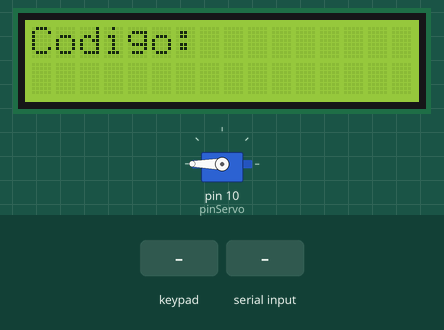
Bench run of a sketch on a simulated Arduino Uno, built with avr-gcc and run on an emulated ATmega328P. Shown: servo, 16×2 character LCD. The inputs (shaded band) are chosen by the test bench. What the sketch prints to the serial monitor is not drawn.

Above: at 1.2 s.
1.3 s: keypad keys 3 2 9 8 pressed 0.4 s apart
At 3.1 s:
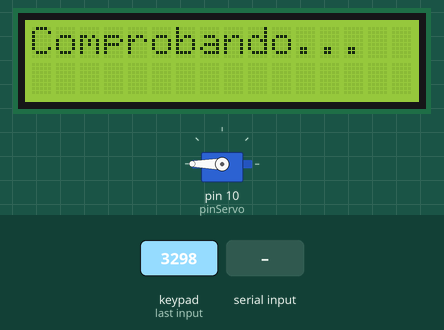
4.4 s: "1" received over Serial
At 6.9 s:
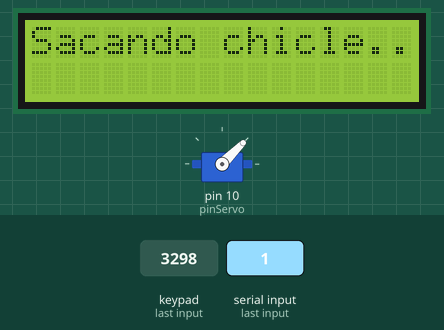
7.4 s: key '0' pressed
10.4 s: keypad keys 4 5 6 7 pressed 0.4 s apart
At 11.0 s:
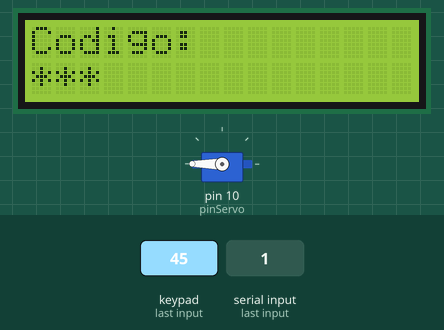
13.5 s: "0" received over Serial
At 15.3 s:
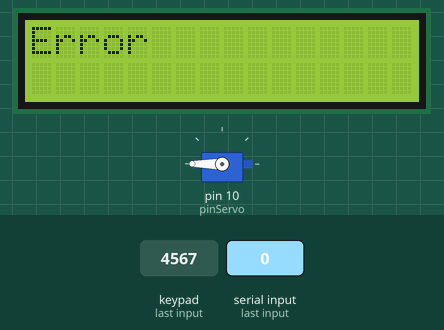
16.5 s: key '3' pressed
At 18.4 s:
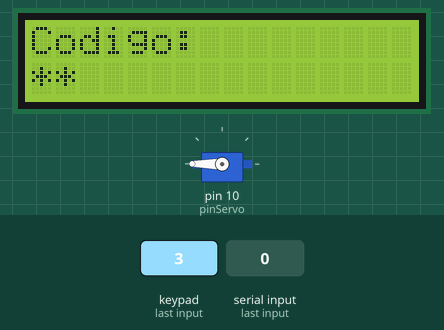
Timing chart, 0 to 19.9 s (numbered marks = the images above; inputs shaded):
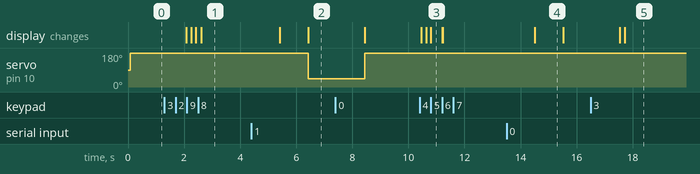

Measured:
- after the input at 1.3 s, the display: first changes after 0.78 s (image 1 shows a later state)
- after the input at 4.4 s, servo on pin 10 (pinServo): 180° → 45° after 2.0 s; the display: first changes after 1.0 s (image 2 shows a later state)
- after the input at 10.4 s, the display: first differs from a run without the input after 0.24 s (image 3 shows a later state)
- after the input at 13.5 s, the display: changes after 1.0 s (image 4)
- after the input at 16.5 s, the display: first differs from a run without the input after 1.2 s (image 5)
- what the display in image 4 shows lasts 1.0 s, from 14.5 s to 15.5 s

The sketch:

Arduino.ino
```cpp
#include <Keypad.h>
#include <Servo.h>
#include <Wire.h>
#include <LiquidCrystal_I2C.h>

Servo servo;
byte C4 = 7;
byte C3 = 6;
byte C2 = 5;
byte C1 = 4;
byte R4 = 8;
byte R3 = 9;
byte R2 = 2;
byte R1 = 3;
int pinServo = 10;

unsigned long anterior = 0;

#define I2C_ADDR 0x27

LiquidCrystal_I2C lcd(I2C_ADDR,16,2);  // set the LCD address to 0x20 for a 16 chars and 2 line display

const byte ROWS2 = 4; //four rows
const byte COLS2 = 4; //four columns

char keys2[ROWS2][COLS2] = {
  {'0', '0', '0', '0'},
  {'3', '6', '9', '0'},
  {'2', '5', '8', '0'},
  {'1', '4', '7', '0'}
};

byte rowPins2[ROWS2] = {3, 2, 9, 8};
byte colPins2[COLS2] = {4, 5, 6, 7};

Keypad keypad = Keypad( makeKeymap(keys2), rowPins2, colPins2, ROWS2, COLS2 );

int estado = 0;
String leido = "";

void setup() {
  Serial.begin(9600);
  keypad.setHoldTime(250);
  servo.attach(pinServo);
  lcd.init();
  lcd.backlight();
}

void loop() {
  switch (estado) {
    case 0:
      leer();
      break;
    case 1:
      comprobar();
      break;
    case 2:
      moverServo();
      break;
  }
}

void leer() {
  lcd.clear();
  lcd.setCursor(0, 0);
  lcd.print("Codigo: ");
  lcd.setCursor(0, 1);
  servo.write(180);
  delay(2000);
  leido = "";
  while (true) {
    char tecla = keypad.getKey();
    if ( tecla ) {
      lcd.print('*');
      leido += tecla;
      if ( leido.length() == 4) {
        break;
      }
    }
  }
  estado = 1;
}

void comprobar() {
  lcd.clear();
  lcd.setCursor(0, 0);
  lcd.print("Comprobando...");
  Serial.println(leido);
  while (Serial.available() == 0) {}
  if ( Serial.readString() == "1"){
    lcd.clear();
    lcd.setCursor(0, 0);
    lcd.print("Perfecto");
    delay(1000);
    estado = 2;
  }else{
    lcd.clear();
    lcd.setCursor(0, 0);
    lcd.print("Error");
    delay(1000);
    estado = 0;
  }
}

void moverServo() {
  lcd.clear();
  lcd.setCursor(0, 0);
  lcd.print("Sacando chicle...");
  servo.write(45);
  delay(2000);
  estado = 0;
}
```
